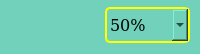
         <widget class="QFrame" name="frame_zoom">
          <property name="sizePolicy">
           <sizepolicy hsizetype="Fixed" vsizetype="Fixed">
            <horstretch>0</horstretch>
            <verstretch>0</verstretch>
           </sizepolicy>
          </property>
          <property name="minimumSize">
           <size>
            <width>200</width>
            <height>50</height>
           </size>
          </property>
          <property name="styleSheet">
           <string notr="true">background-color: #71D1BA;   
border-radius: 10px;</string>
          </property>
          <property name="frameShape">
           <enum>QFrame::StyledPanel</enum>
          </property>
          <property name="frameShadow">
           <enum>QFrame::Raised</enum>
          </property>
          <widget class="QPushButton" name="btn_ZOom_out">
           <property name="geometry">
            <rect>
             <x>55</x>
             <y>5</y>
             <width>40</width>
             <height>40</height>
            </rect>
           </property>
           <property name="sizePolicy">
            <sizepolicy hsizetype="Fixed" vsizetype="Fixed">
             <horstretch>0</horstretch>
             <verstretch>0</verstretch>
            </sizepolicy>
           </property>
           <property name="minimumSize">
            <size>
             <width>40</width>
             <height>30</height>
            </size>
           </property>
           <property name="styleSheet">
            <string notr="true">QPushButton{ background-color :  rgb(211, 215, 207);}
QPushButton::pressed{ background-color : #71AED1; }
border-radius: 10px;</string>
           </property>
           <property name="text">
            <string/>
           </property>
           <property name="icon">
            <iconset>
             <normaloff>icon/zoom-in.png</normaloff>icon/zoom-in.png</iconset>
           </property>
           <property name="iconSize">
            <size>
             <width>40</width>
             <height>40</height>
            </size>
           </property>
           <property name="shortcut">
            <string>=</string>
           </property>
          </widget>
          <widget class="QPushButton" name="btn_Zoom_in">
           <property name="geometry">
            <rect>
             <x>5</x>
             <y>5</y>
             <width>40</width>
             <height>40</height>
            </rect>
           </property>
           <property name="sizePolicy">
            <sizepolicy hsizetype="Fixed" vsizetype="Fixed">
             <horstretch>0</horstretch>
             <verstretch>0</verstretch>
            </sizepolicy>
           </property>
           <property name="minimumSize">
            <size>
             <width>40</width>
             <height>30</height>
            </size>
           </property>
           <property name="styleSheet">
            <string notr="true">QPushButton{ background-color :  rgb(211, 215, 207);}
QPushButton::pressed{ background-color : #71AED1; }
border-radius: 10px;</string>
           </property>
           <property name="text">
            <string/>
           </property>
           <property name="icon">
            <iconset>
             <normaloff>icon/zoom-out.png</normaloff>icon/zoom-out.png</iconset>
           </property>
           <property name="iconSize">
            <size>
             <width>40</width>
             <height>40</height>
            </size>
           </property>
           <property name="shortcut">
            <string>-</string>
           </property>
          </widget>
          <widget class="QComboBox" name="comboBox_zoom">
           <property name="geometry">
            <rect>
             <x>105</x>
             <y>7</y>
             <width>85</width>
             <height>36</height>
            </rect>
           </property>
           <property name="font">
            <font>
             <family>DejaVu Serif</family>
             <pointsize>12</pointsize>
            </font>
           </property>
           <property name="styleSheet">
            <string notr="true">border-radius: 5px;
border : 2px solid black;
QComboBox::editable:pressed
border : 2px solid;
border-color : yellow
</string>
           </property>
           <item>
            <property name="text">
             <string>50%</string>
            </property>
           </item>
           <item>
            <property name="text">
             <string>75%</string>
            </property>
           </item>
           <item>
            <property name="text">
             <string>90%</string>
            </property>
           </item>
           <item>
            <property name="text">
             <string>100%</string>
            </property>
           </item>
           <item>
            <property name="text">
             <string>120%</string>
            </property>
           </item>
           <item>
            <property name="text">
             <string>150%</string>
            </property>
           </item>
           <item>
            <property name="text">
             <string>175%</string>
            </property>
           </item>
           <item>
            <property name="text">
             <string>200%</string>
            </property>
           </item>
          </widget>
         </widget>
